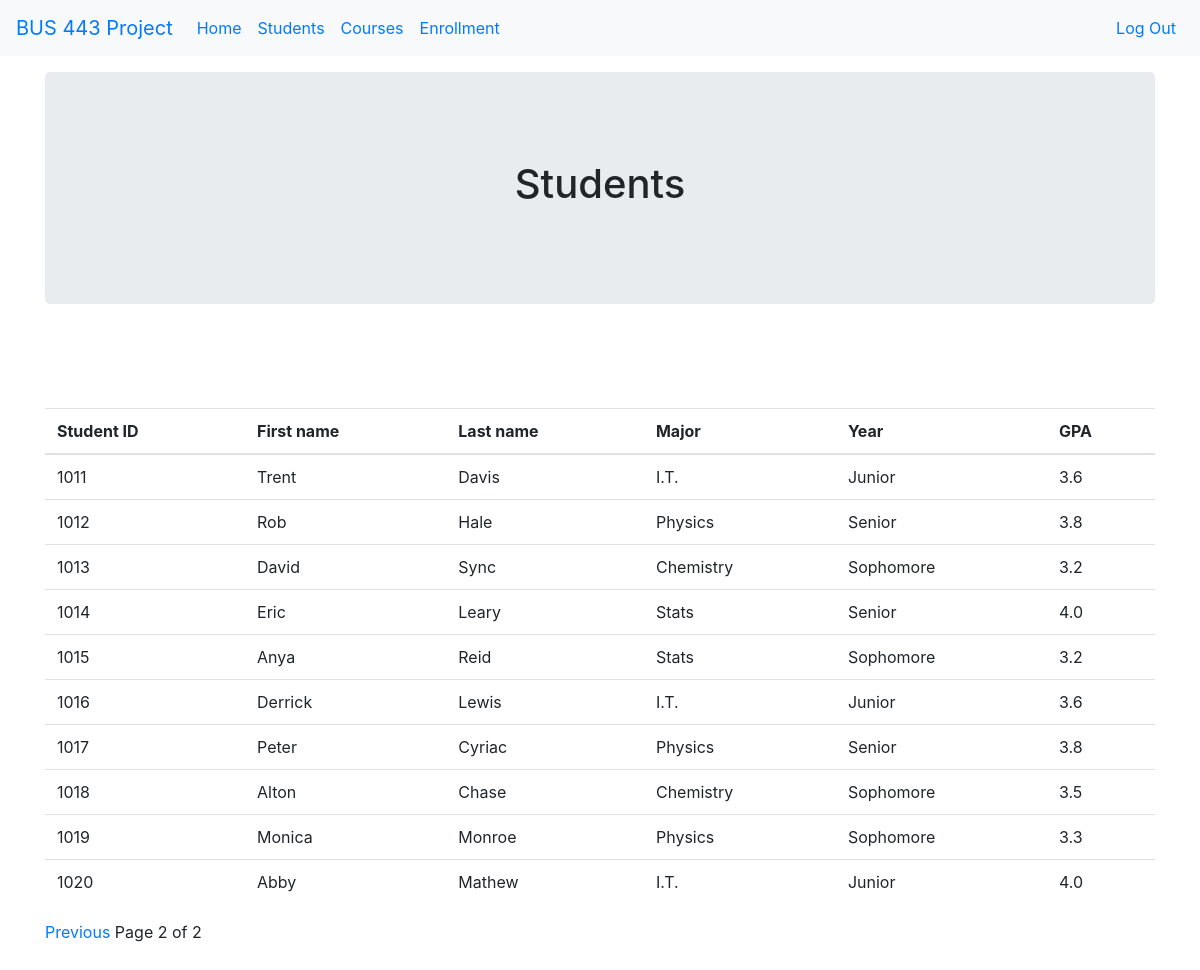
The app's page /students/?page=2 (signed in) with its own data.
### studentinformation/models.py (models this page shows)
class Students(models.Model):
    studentid = models.IntegerField(primary_key=True)
    firstname = models.CharField(max_length=500)
    lastname = models.CharField(max_length=500)
    major = models.CharField(max_length=500)
    year = models.CharField(max_length=500)
    gpa = models.DecimalField(max_digits=3, decimal_places=1)

### studentinformation/views.py (the view)
# urls.py: path('students/', views.students, name='students'),
@login_required
def students(request):
    studentinformation=Students.objects.all()
    paginator = Paginator(studentinformation, 10)
    page = request.GET.get('page')
    studentdata = paginator.get_page(page)
    print (studentinformation)
    return render (request, "studentinformation/students.html",{"data":studentdata})

### studentinformation/templates/studentinformation/students.html (shortened to what this page needs)
{% extends "studentinformation/base.html" %}
{% block content %}
 <div class="container">
    <div class="jumbotron text-center">
      <h1>Students</h1>
    </div>
</div>
  <div class="container">
    <table class="table">
        <thead>
            <tr>
                <th> Student ID</th>
                <th> First name</th>
                <th> Last name</th>
                <th> Major</th>
                <th> Year</th>
                <th> GPA</th>
            </tr>
        </thead>
        <tbody>
            {%for row in data%}
            <tr>
                <td>{{row.studentid}}</td>
                <td>{{row.firstname}}</td>
                <td>{{row.lastname}}</td>
                <td>{{row.major}}</td>
                <td>{{row.year}}</td>
                <td>{{row.gpa}}</td>
            </tr>
            {% endfor %}
        </tbody>
      </table>
      <div class="pagination">
        <span class="step-links">
          {% if data.has_previous %}
              <a href="?page={{ data.previous_page_number }}">Previous</a>
          {% endif %}
          <span  class="current">
            Page {{ data.number }} of {{ data.paginator.num_pages }}
          </span>
        </span>
      </div>
 </div>
{% endblock %}

### records on screen
Students: studentid "1011", firstname "Trent", lastname "Davis", major "I.T.", year "Junior", gpa "3.6"
Students: studentid "1012", firstname "Rob", lastname "Hale", major "Physics", year "Senior", gpa "3.8"
Students: studentid "1013", firstname "David", lastname "Sync", major "Chemistry", year "Sophomore", gpa "3.2"
Students: studentid "1014", firstname "Eric", lastname "Leary", major "Stats", year "Senior", gpa "4.0"
Students: studentid "1015", firstname "Anya", lastname "Reid", major "Stats", year "Sophomore", gpa "3.2"
Students: studentid "1016", firstname "Derrick", lastname "Lewis", major "I.T.", year "Junior", gpa "3.6"
Students: studentid "1017", firstname "Peter", lastname "Cyriac", major "Physics", year "Senior", gpa "3.8"
Students: studentid "1018", firstname "Alton", lastname "Chase", major "Chemistry", year "Sophomore", gpa "3.5"
Students: studentid "1019", firstname "Monica", lastname "Monroe", major "Physics", year "Sophomore", gpa "3.3"
Students: studentid "1020", firstname "Abby", lastname "Mathew", major "I.T.", year "Junior", gpa "4.0"

### other values on screen
{{ data.number }} "2"
{{ data.paginator.num_pages }} "2"
